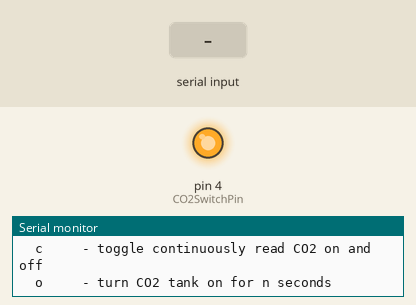
This sketch was run on a simulated Arduino Uno, built with avr-gcc and run on an emulated ATmega328P. Shown: output pins drawn as LEDs (lit = HIGH), the last lines printed to the serial monitor. Inputs (shaded band) come from the test bench.

Above: at 1.2 s.
1.3 s: "o90\n" received over Serial
At 2.3 s:
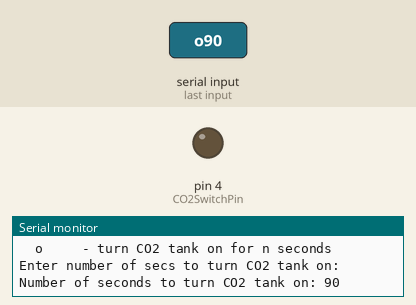
Timing chart, 0 to 27.2 s (numbered marks = the images above; inputs shaded):
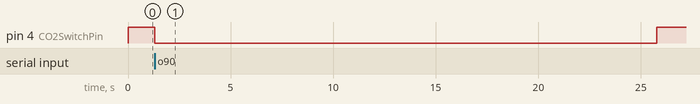

Measured:
- after the input at 1.3 s, pin 4 (CO2SwitchPin): HIGH → LOW at once, → HIGH 24.5 s later

The sketch:

AdjustCO2Test.ino
```cpp
/*
  Part of The Leaf Spa Work.
  ..how long should CO2 be released into the Grow Chamber in order to reach the target set CO2 level ?
  Be Kind. Margaret Johnson.
*/
// For this test DEBUG must be 1.  The UI relies on serial interfce....
#define DEBUG 1
#include <DebugLib.h>
/*
   Using the Grove Base Shield and Grove CO2 monitor plugged into the shield.
*/
#include <SoftwareSerial.h>
SoftwareSerial s_serial(5, 6);      // TX, RX
#define CO2Sensor s_serial
bool fContinuouslyRead = false;
// 1200ppm is the targeted CO2 level
const int setCO2Level = 1200;
const int CO2SwitchPin = 4;
const unsigned char cmd_get_sensor[] =
{
  0xff, 0x01, 0x86, 0x00, 0x00,
  0x00, 0x00, 0x00, 0x79
};

void setup() {
  DEBUG_BEGIN;
  DEBUG_PRINTF("The amount of available ram: ");
  DEBUG_PRINTLN(freeRam());
  CO2Sensor.begin(9600);
  pinMode(CO2SwitchPin, OUTPUT);
  digitalWrite(CO2SwitchPin, HIGH);
  showMenu();
}
void loop() {
  serialHandler();
  if (fContinuouslyRead) {
    int co2Level = getCO2Reading();
    DEBUG_PRINTF("CO2 level: ");
    DEBUG_PRINTLN(co2Level);
  }
}
/*
   void serialHandler() handle user input from serial monitor (see showMenu()).
*/
void serialHandler() {
  char inChar;
  if ((inChar = Serial.read()) > 0) {
    switch (inChar) {
      case '\r':
      case '\n':
        break;
      case 'r': // take CO2 reading
      case 'R':
        {
          fContinuouslyRead = false;
          int co2Level = getCO2Reading();
          DEBUG_PRINTF("CO2 level: ");
          DEBUG_PRINTLN(co2Level);
          showMenu();
        }
        break;
      case 'c': // continuously read toggle
      case 'C' :
        {
          fContinuouslyRead = !fContinuouslyRead;
          if (!fContinuouslyRead) {
            showMenu();
          }
        }
        break;
      case 'o': // turn tank on for n seconds
      case 'O':
        {
          fContinuouslyRead = false;
          DEBUG_PRINTLNF("Enter number of secs to turn CO2 tank on: ");
          while (Serial.available() == 0);
          bool lfnl = false;
          while (Serial.peek() == '\n' || Serial.peek() == '\r') {
            Serial.read();
            lfnl = true;
          }
          if (lfnl) {
            while (Serial.available() == 0);
          }
          unsigned long nCO2TankSecs = Serial.parseInt();
          nCO2TankSecs < 1 ? 1 : nCO2TankSecs;
          DEBUG_PRINTF("Number of seconds to turn CO2 tank on: ");
          DEBUG_PRINTLN(nCO2TankSecs);
          turnTankOnFor(nCO2TankSecs);
        }
        break;
      case '?':
      case 'h': // Display menu again.
        {
          fContinuouslyRead = false;
          showMenu();
        }
        break;
      default:
        fContinuouslyRead = false;
        break;
    }
  }
}


/*
   getCO2Reading() gets a CO2 reading.
*/
int getCO2Reading() {
  byte data[9];
  int i = 0;
  //transmit get CO2 reading command
  for (i = 0; i < sizeof(cmd_get_sensor); i++)
  {
    CO2Sensor.write(cmd_get_sensor[i]);
  }
  delay(10);
  //get reading
  if (CO2Sensor.available())
  {
    while (CO2Sensor.available())
    {
      for (int i = 0; i < 9; i++)
      {
        data[i] = CO2Sensor.read();
      }
    }
  }
  if ((i != 9) || (1 + (0xFF ^ (byte)(data[1] + data[2] + data[3] + data[4] + data[5] + data[6] + data[7]))) != data[8])
  {
    return -1;
  }
  int co2Level = (int)data[2] * 256 + (int)data[3] - 100; //subtracting to adjust to Extech CO2 meter reading;
  return co2Level;
}
/*
   turnTankOn(int nSeconds) - turn the CO2 tank on for nSeconds.
*/
void turnTankOnFor(int nSeconds) {
  // Testing using the Power Switch....
  digitalWrite(CO2SwitchPin, LOW);
  delay(nSeconds * 1000);
  digitalWrite(CO2SwitchPin, HIGH);
  DEBUG_PRINTF("Turned CO2 on for ");
  DEBUG_PRINT(nSeconds);
  DEBUG_PRINTLNF(" seconds");
}
/*
    blink() called when ran into an error that stopped code from running correctly
*/
void blink(int timesToLoop) {
  for (int i = 0; i < timesToLoop; i++) {
    digitalWrite(13, HIGH);
    delay(1000);
    digitalWrite(13, LOW);
    delay(1000);
  }
}
const char menuText[] PROGMEM =
  "\n"
  "Available commands:" "\n"
  "  ?     - shows available comands" "\n"
  "  r     - take CO2 reading" "\n"
  "  c     - toggle continuously read CO2 on and off \n"
  "  o     - turn CO2 tank on for n seconds" "\n"
  ;
/*-----------------------------------------------------------
  show command line menu
  -----------------------------------------------------------*/
static void showMenu () {
  showString(menuText);
}
static void showString (PGM_P s) {
  for (;;) {
    char c = pgm_read_byte(s++);
    if (c == 0)
      break;
    if (c == '\n')
      Serial.print('\r');
    Serial.print(c);
  }
}
```
